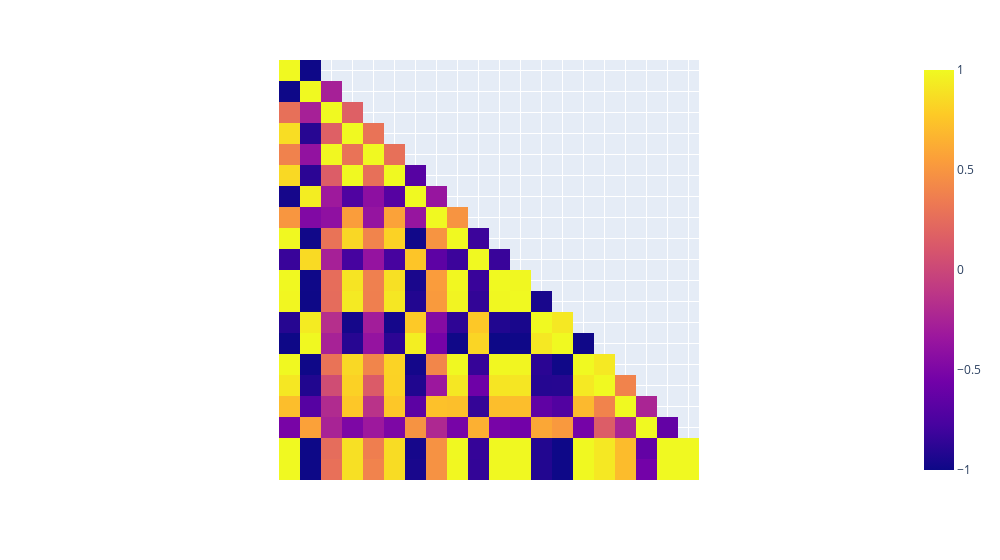

The notebook cell saved with this chart:
### Code cell
# cria uma matriz de correlação com apenas os valores da metade superior
corr_matrix = ind.corr().where(np.tril(np.ones(ind.corr().shape), k=1).astype(bool))

# cria um heatmap com a matriz de correlação da metade superior
heatmap = px.imshow(corr_matrix)

# define a largura das células
heatmap.update_layout(width=1000)

# remove os nomes das variáveis nos eixos x e y
heatmap.update_xaxes(title='', showticklabels=False)
heatmap.update_yaxes(title='', showticklabels=False)

# mostra o gráfico
heatmap.show()

### Figure 1 — Plotly figure (JSON) as saved in the notebook; plotly's stock layout.template omitted (floating-point values rounded to 4 significant figures; data arrays with more than 128 entries replaced by an {"elided": "..."} marker saying what was removed)
{"data": [{"coloraxis": "coloraxis", "hovertemplate": "x: %{x}<br>y: %{y}<br>color: %{z}<extra></extra>", "name": "0", "type": "heatmap", "x": ["Ano", "Taxa_de_natalidade", "Crescimento_do_pib", "Pib_per_capita", "Crescimento_do_pib_per_capita", "Pib", "Taxa_de_mortalidade", "Despesa_governamental_em_educacao", "Expectativa_de_vida_ao_nascer", "Crescimento_populacao_urbana", "Populacao_urbana_percentual", "Populacao_urbana_total", "Crescimento_populacao_rural", "Populacao_rural_percentual", "Populacao_rural_total", "Despesa_em_pesquisa_e_desenvolvimento", "Gasto_governamental_saude", "Despesa_militar_percentual", "Densidade_populacional", "Populacao_total"], "xaxis": "x", "y": ["Ano", "Taxa_de_natalidade", "Crescimento_do_pib", "Pib_per_capita", "Crescimento_do_pib_per_capita", "Pib", "Taxa_de_mortalidade", "Despesa_governamental_em_educacao", "Expectativa_de_vida_ao_nascer", "Crescimento_populacao_urbana", "Populacao_urbana_percentual", "Populacao_urbana_total", "Crescimento_populacao_rural", "Populacao_rural_percentual", "Populacao_rural_total", "Despesa_em_pesquisa_e_desenvolvimento", "Gasto_governamental_saude", "Despesa_militar_percentual", "Densidade_populacional", "Populacao_total"], "yaxis": "y", "z": {"elided": "20x20 float values"}}], "layout": {"coloraxis": {"colorscale": [[0, "#0d0887"], [0.1111, "#46039f"], [0.2222, "#7201a8"], [0.3333, "#9c179e"], [0.4444, "#bd3786"], [0.5556, "#d8576b"], [0.6667, "#ed7953"], [0.7778, "#fb9f3a"], [0.8889, "#fdca26"], [1, "#f0f921"]]}, "margin": {"t": 60}, "width": 1000, "xaxis": {"anchor": "y", "constrain": "domain", "domain": [0, 1], "scaleanchor": "y", "showticklabels": false, "title": {"text": ""}}, "yaxis": {"anchor": "x", "autorange": "reversed", "constrain": "domain", "domain": [0, 1], "showticklabels": false, "title": {"text": ""}}}}
